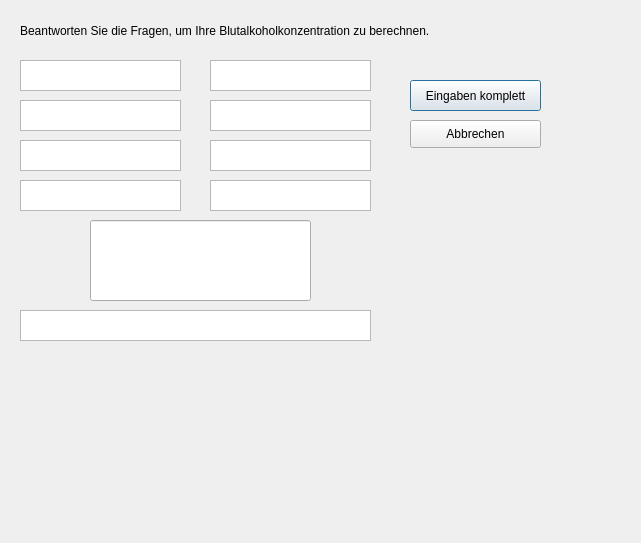
<?xml version="1.0" encoding="UTF-8"?>
<ui version="4.0">
 <class>AlkRechner</class>
 <widget class="QDialog" name="AlkRechner">
  <property name="geometry">
   <rect>
    <x>0</x>
    <y>0</y>
    <width>641</width>
    <height>543</height>
   </rect>
  </property>
  <property name="windowTitle">
   <string>Dialog</string>
  </property>
  <widget class="QPushButton" name="EingabenButton">
   <property name="geometry">
    <rect>
     <x>410</x>
     <y>80</y>
     <width>131</width>
     <height>31</height>
    </rect>
   </property>
   <property name="text">
    <string>Eingaben komplett</string>
   </property>
  </widget>
  <widget class="QPushButton" name="AbbrechenButton">
   <property name="geometry">
    <rect>
     <x>410</x>
     <y>120</y>
     <width>131</width>
     <height>28</height>
    </rect>
   </property>
   <property name="text">
    <string>Abbrechen</string>
   </property>
  </widget>
  <widget class="QLabel" name="Einleitung">
   <property name="geometry">
    <rect>
     <x>20</x>
     <y>10</y>
     <width>441</width>
     <height>41</height>
    </rect>
   </property>
   <property name="text">
    <string>Beantworten Sie die Fragen, um Ihre Blutalkoholkonzentration zu berechnen.</string>
   </property>
  </widget>
  <widget class="QTextEdit" name="Geschlecht">
   <property name="geometry">
    <rect>
     <x>20</x>
     <y>60</y>
     <width>161</width>
     <height>31</height>
    </rect>
   </property>
  </widget>
  <widget class="QTextEdit" name="Menge">
   <property name="geometry">
    <rect>
     <x>20</x>
     <y>100</y>
     <width>161</width>
     <height>31</height>
    </rect>
   </property>
  </widget>
  <widget class="QTextEdit" name="AlkAnteil">
   <property name="geometry">
    <rect>
     <x>20</x>
     <y>140</y>
     <width>161</width>
     <height>31</height>
    </rect>
   </property>
  </widget>
  <widget class="QTextEdit" name="GeschlechtAnt">
   <property name="geometry">
    <rect>
     <x>210</x>
     <y>60</y>
     <width>161</width>
     <height>31</height>
    </rect>
   </property>
  </widget>
  <widget class="QTextEdit" name="MengeAnt">
   <property name="geometry">
    <rect>
     <x>210</x>
     <y>100</y>
     <width>161</width>
     <height>31</height>
    </rect>
   </property>
  </widget>
  <widget class="QTextEdit" name="AlkAnteilAnt">
   <property name="geometry">
    <rect>
     <x>210</x>
     <y>140</y>
     <width>161</width>
     <height>31</height>
    </rect>
   </property>
  </widget>
  <widget class="QLineEdit" name="Fehlermeldung">
   <property name="geometry">
    <rect>
     <x>90</x>
     <y>220</y>
     <width>221</width>
     <height>81</height>
    </rect>
   </property>
  </widget>
  <widget class="QTextEdit" name="textEdit">
   <property name="geometry">
    <rect>
     <x>20</x>
     <y>310</y>
     <width>351</width>
     <height>31</height>
    </rect>
   </property>
  </widget>
  <widget class="QTextEdit" name="Gewicht">
   <property name="geometry">
    <rect>
     <x>20</x>
     <y>180</y>
     <width>161</width>
     <height>31</height>
    </rect>
   </property>
  </widget>
  <widget class="QTextEdit" name="GewichtAnt">
   <property name="geometry">
    <rect>
     <x>210</x>
     <y>180</y>
     <width>161</width>
     <height>31</height>
    </rect>
   </property>
  </widget>
 </widget>
 <resources/>
 <connections/>
</ui>
